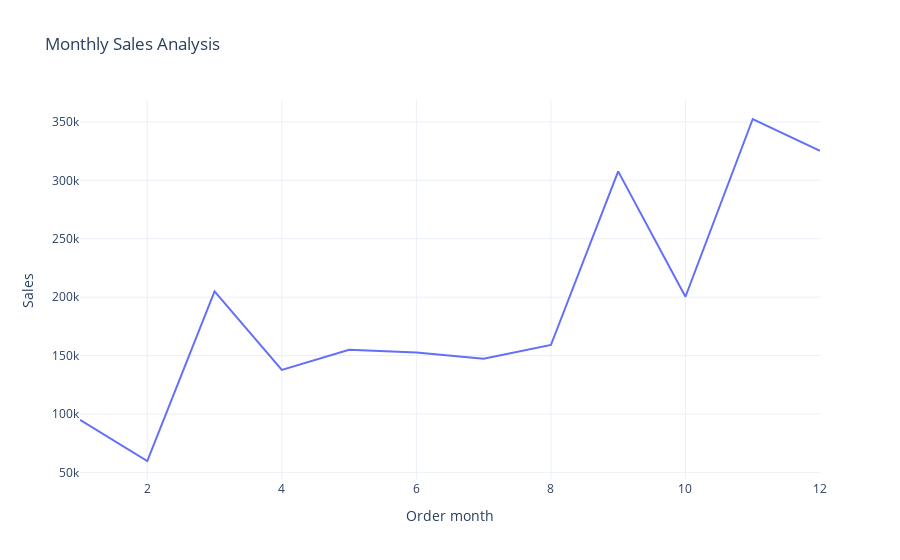

Notebook cell for this chart:
### Code cell
fig = px.line(sales_by_month,
              x = 'Order month',
              y = 'Sales',
              title = 'Monthly Sales Analysis')
fig.show()

### Figure 1 — Plotly figure (JSON) as saved in the notebook; plotly's stock layout.template omitted (floating-point values rounded to 4 significant figures)
{"data": [{"hovertemplate": "Order month=%{x}<br>Sales=%{y}<extra></extra>", "legendgroup": "", "line": {"color": "#636efa", "dash": "solid"}, "marker": {"symbol": "circle"}, "mode": "lines", "name": "", "orientation": "v", "showlegend": false, "type": "scatter", "x": [1, 2, 3, 4, 5, 6, 7, 8, 9, 10, 11, 12], "xaxis": "x", "y": [94920.0, 59750.0, 205000.0, 137800.0, 155000.0, 152700.0, 147200.0, 159000.0, 307600.0, 200300.0, 352500.0, 325300.0], "yaxis": "y"}], "layout": {"autosize": true, "legend": {"tracegroupgap": 0}, "title": {"text": "Monthly Sales Analysis"}, "xaxis": {"anchor": "y", "autorange": true, "domain": [0, 1], "range": [1, 12], "title": {"text": "Order month"}, "type": "linear"}, "yaxis": {"anchor": "x", "autorange": true, "domain": [0, 1], "range": [43490.0, 368700.0], "title": {"text": "Sales"}, "type": "linear"}}}
